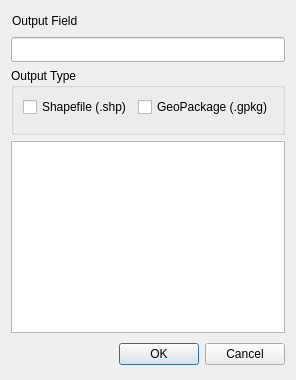
     <widget class="QWidget" name="tab_4">
      <attribute name="title">
       <string>4.  Run</string>
      </attribute>
      <layout class="QVBoxLayout" name="verticalLayout_2">
       <item>
        <widget class="QLabel" name="label_21">
         <property name="enabled">
          <bool>true</bool>
         </property>
         <property name="sizePolicy">
          <sizepolicy hsizetype="Expanding" vsizetype="Fixed">
           <horstretch>0</horstretch>
           <verstretch>0</verstretch>
          </sizepolicy>
         </property>
         <property name="minimumSize">
          <size>
           <width>0</width>
           <height>20</height>
          </size>
         </property>
         <property name="toolTip">
          <string>&lt;html&gt;&lt;head/&gt;&lt;body&gt;&lt;p&gt;Likelihood that mutaiton will happen with a child's genes.&lt;/p&gt;&lt;/body&gt;&lt;/html&gt;</string>
         </property>
         <property name="text">
          <string>Output Field</string>
         </property>
         <property name="textFormat">
          <enum>Qt::AutoText</enum>
         </property>
         <property name="alignment">
          <set>Qt::AlignLeading|Qt::AlignLeft|Qt::AlignVCenter</set>
         </property>
         <property name="indent">
          <number>1</number>
         </property>
        </widget>
       </item>
       <item>
        <widget class="QLineEdit" name="le_out_field">
         <property name="sizePolicy">
          <sizepolicy hsizetype="Expanding" vsizetype="Preferred">
           <horstretch>0</horstretch>
           <verstretch>0</verstretch>
          </sizepolicy>
         </property>
         <property name="minimumSize">
          <size>
           <width>0</width>
           <height>25</height>
          </size>
         </property>
         <property name="text">
          <string/>
         </property>
        </widget>
       </item>
       <item>
        <widget class="QGroupBox" name="groupBox_10">
         <property name="sizePolicy">
          <sizepolicy hsizetype="Expanding" vsizetype="Fixed">
           <horstretch>0</horstretch>
           <verstretch>0</verstretch>
          </sizepolicy>
         </property>
         <property name="title">
          <string>Output Type</string>
         </property>
         <layout class="QGridLayout" name="gridLayout">
          <item row="0" column="1">
           <widget class="QCheckBox" name="check_gpkg">
            <property name="sizePolicy">
             <sizepolicy hsizetype="Expanding" vsizetype="Fixed">
              <horstretch>0</horstretch>
              <verstretch>0</verstretch>
             </sizepolicy>
            </property>
            <property name="text">
             <string>GeoPackage (.gpkg)</string>
            </property>
           </widget>
          </item>
          <item row="0" column="0">
           <widget class="QCheckBox" name="check_shp">
            <property name="sizePolicy">
             <sizepolicy hsizetype="Expanding" vsizetype="Fixed">
              <horstretch>0</horstretch>
              <verstretch>0</verstretch>
             </sizepolicy>
            </property>
            <property name="text">
             <string>Shapefile (.shp)</string>
            </property>
           </widget>
          </item>
          <item row="1" column="0" colspan="2">
           <widget class="QgsFileWidget" name="output">
            <property name="sizePolicy">
             <sizepolicy hsizetype="Expanding" vsizetype="Fixed">
              <horstretch>0</horstretch>
              <verstretch>0</verstretch>
             </sizepolicy>
            </property>
            <property name="filter">
             <string>*.shp; *.gpkg</string>
            </property>
            <property name="storageMode">
             <enum>QgsFileWidget::SaveFile</enum>
            </property>
           </widget>
          </item>
         </layout>
        </widget>
       </item>
       <item>
        <widget class="QPlainTextEdit" name="qpt_edit">
         <property name="tabChangesFocus">
          <bool>false</bool>
         </property>
         <property name="readOnly">
          <bool>false</bool>
         </property>
        </widget>
       </item>
       <item>
        <widget class="QDialogButtonBox" name="button_box">
         <property name="minimumSize">
          <size>
           <width>0</width>
           <height>30</height>
          </size>
         </property>
         <property name="orientation">
          <enum>Qt::Horizontal</enum>
         </property>
         <property name="standardButtons">
          <set>QDialogButtonBox::Cancel|QDialogButtonBox::Ok</set>
         </property>
         <property name="centerButtons">
          <bool>false</bool>
         </property>
        </widget>
       </item>
      </layout>
     </widget>
